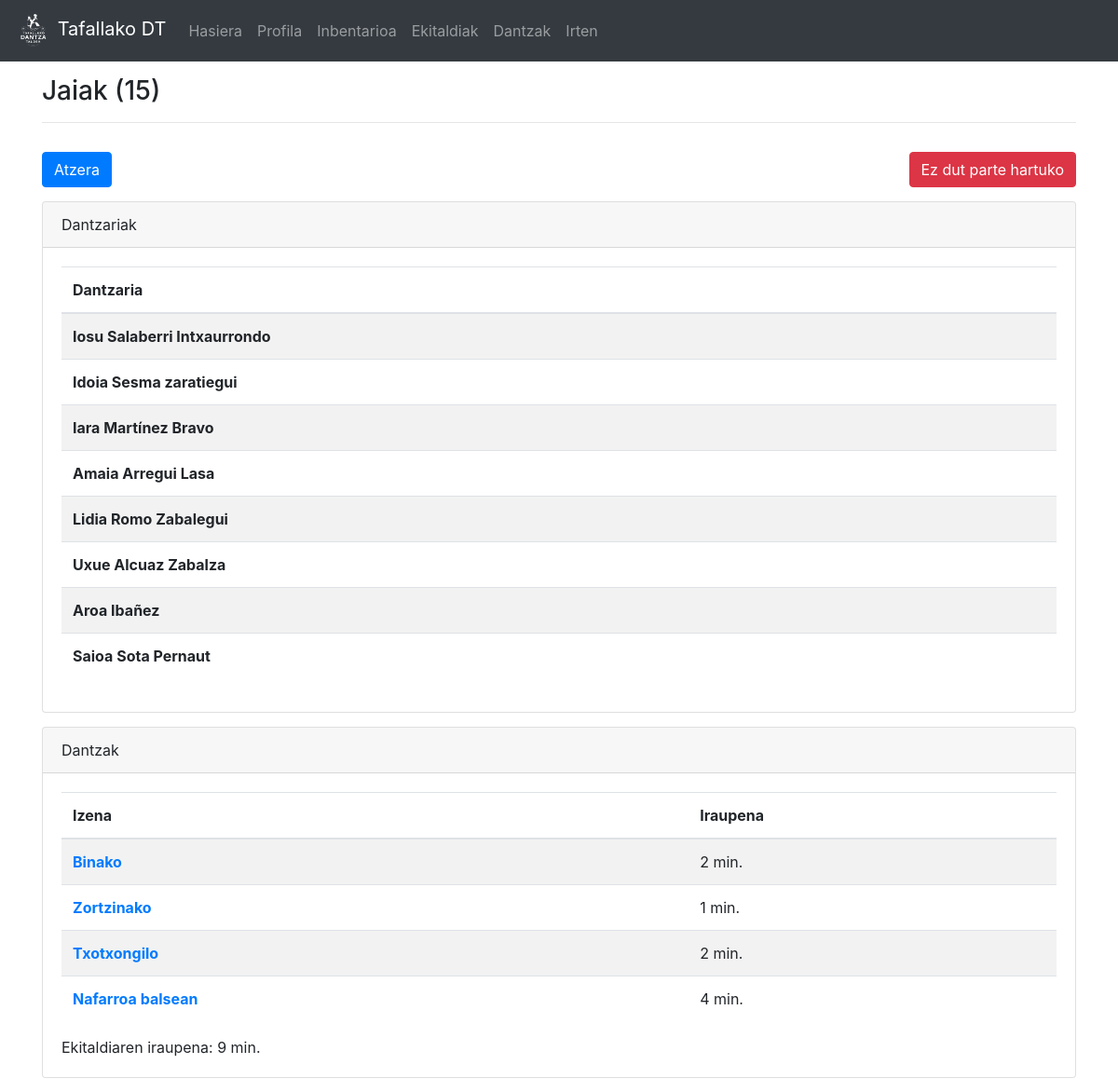
/ekitaldiak/5/ (signed in), run on an earlier commit of the app's database.
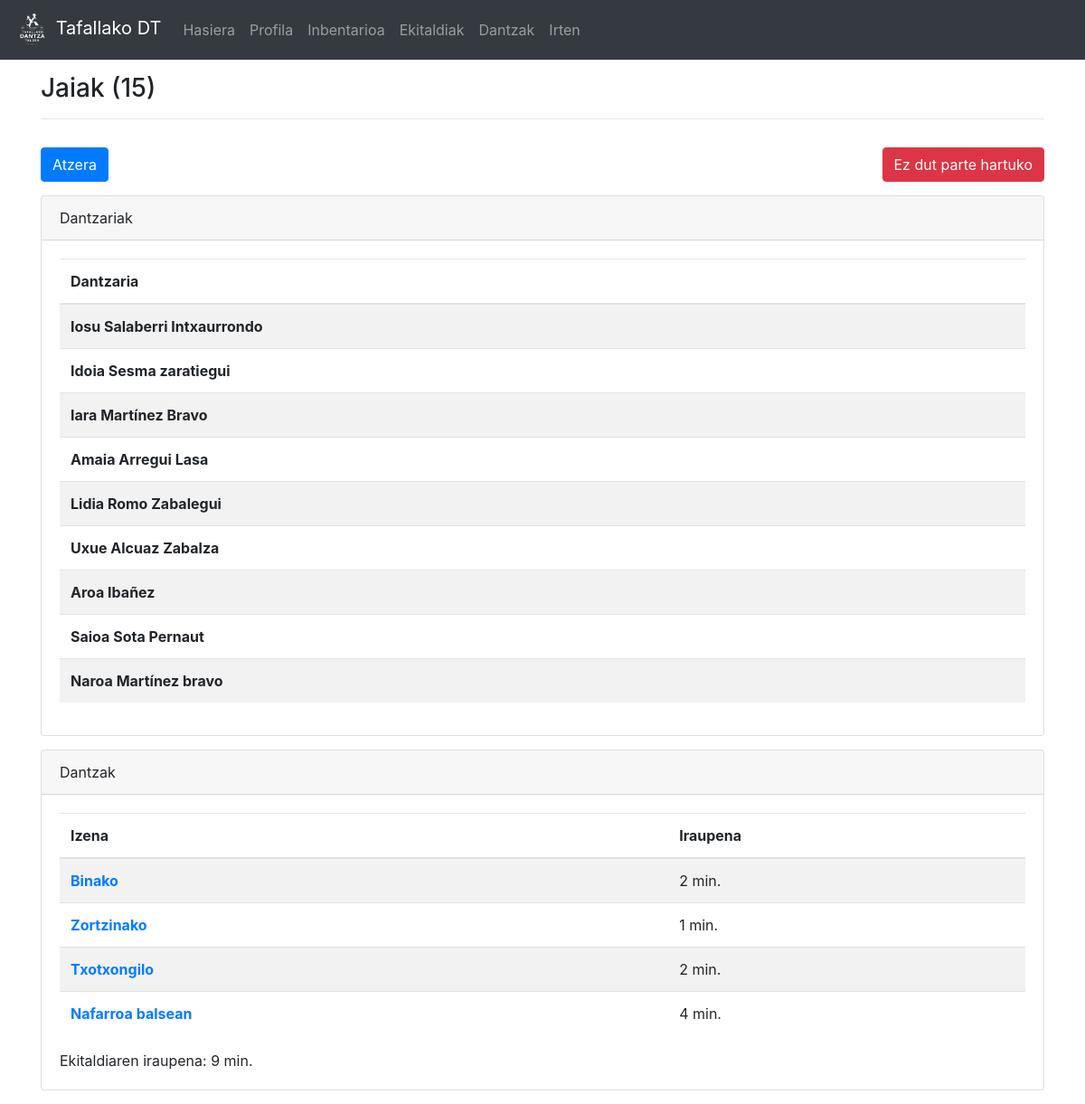
And on a later commit of the database.
### dantza/models.py (models this page shows, shortened)
class Dantzaria(models.Model):
	user = models.OneToOneField(User, on_delete=models.CASCADE)
	izena = models.CharField(max_length=50)
	abizenak = models.CharField(max_length=200)
	jaiotze_data = models.DateTimeField('jaiotze data')
	email = models.CharField(max_length=100)
	def __str__(self):
		return self.izena + ' ' + self.abizenak

class Dantza(models.Model):
	izena = models.CharField(max_length=100)
	deskr = models.CharField(max_length=200, blank=True)
	iraupena = models.IntegerField()

### dantza/views.py (the view, shortened to what this page needs)
# urls.py: path(r'ekitaldiak/<int:e_id>/', views.ekitaldi, name = 'ekitaldi'),
@login_required(login_url='/login')
def ekitaldi(request,e_id):
	e = Ekitaldia.objects.get(pk=e_id)
	dantzariak = Dantzaria.objects.all()
	dantzak = Dantza.objects.all()
	return render(request,'dantza/ekitaldi.html',{'ekitaldi':e, 'd_list': dantzariak,'dantzak':dantzak})

### dantza/models.py (called while the page is built)
	def is_partehartzaile(self,d):
		return (d in self.dantzariak.all())

	def has_dantza(self,d):
		return (d in self.dantzak.all())

	def aktuazio_denbora(self):
		temp = 0
		for d in self.dantzak.all():
			temp += d.iraupena
		return temp

### dantza/templatetags/auth_extras.py (called while the page is built)
@register.filter(name='has_group')
def has_group(user, group_name):
    return user.groups.filter(name=group_name).exists()

@register.filter(name='is_partehartzaile')
def is_partehartzaile(ekitaldi,dantzari):
	return ekitaldi.is_partehartzaile(dantzari)

@register.filter(name='has_dantza')
def has_dantza(ekitaldi,dantza):
	return ekitaldi.has_dantza(dantza)

@register.filter(name='get_dantzari')
def get_dantzari(user):
	return Dantzaria.objects.get(user=user)

### templates/dantza/ekitaldi.html (shortened to what this page needs)
{% extends "dantza/base.html" %}
{% block edukia %}
{% load auth_extras %}
<div class="container">
<h3 style="margin-top: 15px;">{{ ekitaldi.izena }}</h3>
<hr>
{% with user_d=request.user|get_dantzari %}
{% if ekitaldi|is_partehartzaile:user_d or request.user.is_superuser %}
	<div class="clearfix">
	{% if request.user.is_superuser %}
		<button type="button" style="margin-top: 15px;" class="btn btn-primary float-right" data-toggle="modal" data-target="#dantzariak">
		  Gehitu dantzariak
		</button>
	{% else %}
		<a href="?d_id={{ user_d.pk }}&ep" style="margin-top: 15px;" class="btn btn-danger float-right">
		  Ez dut parte hartuko
		</a>
	{% endif %}
		<a href="/ekitaldiak" style="margin-top: 15px;" class="btn btn-primary float-left">
		  Atzera
		</a>
	</div>
	<div class="card" style="margin-top:15px">
		<div class="card-header">Dantzariak</div>
		<div class="card-body">
		{% if ekitaldi.dantzariak.all %}
		<div class="table-responsive">
			<table class="table table-hover table-striped">
			  <thead>
				<tr>
				  <th scope="col">Dantzaria</th>
				</tr>
			  </thead>
			  <tbody>
			{% for d in ekitaldi.dantzariak.all %}
				  <tr>
					  <th scope="row" style="vertical-align:middle;">{{ d }}</th>
				  </tr>
			{% endfor %}
				</tbody>
			</table>
		</div>
		{% else %}
			Ez dago dantzaririk.<br/>
		{% endif %}
		</div>
	</div>
{% endif %}
{% endwith %}
<div class="card" style="margin-top: 15px; margin-bottom:15px;">
		<div class="card-header">Dantzak</div>
		<div class="card-body">
	{% if ekitaldi.dantzak.all %}
	<div class="table-responsive">
		<table class="table table-hover table-striped">
		  <thead>
			<tr>
			  <th scope="col">Izena</th>
			  <th scope="col">Iraupena</th>
			</tr>
		  </thead>
		  <tbody>
		{% for d in ekitaldi.dantzak.all %}
			  <tr>
				  <th scope="row" style="vertical-align:middle;"><a href="/dantzak/{{ d.pk }}/">{{ d.izena }}</a></th>
				  <td style="vertical-align:middle;">{{ d.iraupena }} min.</td>
			  </tr>
		{% endfor %}
			</tbody>
</table>
			</div>
		Ekitaldiaren iraupena: {{ ekitaldi.aktuazio_denbora }} min.
	{% else %}
		Ez dago dantzarik.<br/>
	{% endif %}
		</div>
</div>
</div>
{% endblock edukia %}

What changed in the data, as far as the page shows it:
added Dantzaria: izena+abizenak "Naroa Martínez bravo"
